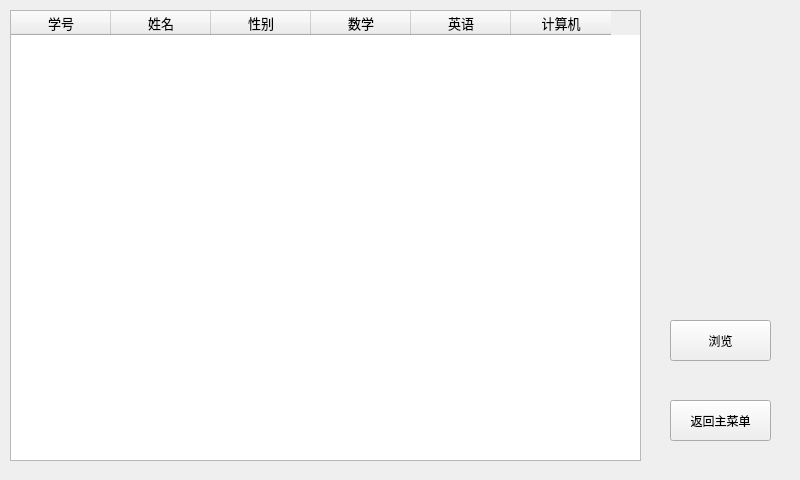
<?xml version="1.0" encoding="UTF-8"?>
<ui version="4.0">
 <class>DisplayWidget</class>
 <widget class="QWidget" name="DisplayWidget">
  <property name="geometry">
   <rect>
    <x>0</x>
    <y>0</y>
    <width>800</width>
    <height>480</height>
   </rect>
  </property>
  <property name="windowTitle">
   <string>Form</string>
  </property>
  <widget class="QPushButton" name="returnButton">
   <property name="geometry">
    <rect>
     <x>670</x>
     <y>400</y>
     <width>101</width>
     <height>41</height>
    </rect>
   </property>
   <property name="text">
    <string>返回主菜单</string>
   </property>
  </widget>
  <widget class="QTableWidget" name="tableWidget">
   <property name="geometry">
    <rect>
     <x>10</x>
     <y>10</y>
     <width>631</width>
     <height>451</height>
    </rect>
   </property>
   <column>
    <property name="text">
     <string>学号</string>
    </property>
    <property name="font">
     <font>
      <pointsize>10</pointsize>
     </font>
    </property>
   </column>
   <column>
    <property name="text">
     <string>姓名</string>
    </property>
    <property name="font">
     <font>
      <pointsize>10</pointsize>
     </font>
    </property>
   </column>
   <column>
    <property name="text">
     <string>性别</string>
    </property>
    <property name="font">
     <font>
      <pointsize>10</pointsize>
     </font>
    </property>
   </column>
   <column>
    <property name="text">
     <string>数学</string>
    </property>
    <property name="font">
     <font>
      <pointsize>10</pointsize>
     </font>
    </property>
   </column>
   <column>
    <property name="text">
     <string>英语</string>
    </property>
    <property name="font">
     <font>
      <pointsize>10</pointsize>
     </font>
    </property>
   </column>
   <column>
    <property name="text">
     <string>计算机</string>
    </property>
    <property name="font">
     <font>
      <pointsize>10</pointsize>
     </font>
    </property>
   </column>
  </widget>
  <widget class="QPushButton" name="displayButton">
   <property name="geometry">
    <rect>
     <x>670</x>
     <y>320</y>
     <width>101</width>
     <height>41</height>
    </rect>
   </property>
   <property name="text">
    <string>浏览</string>
   </property>
  </widget>
 </widget>
 <resources/>
 <connections/>
</ui>
